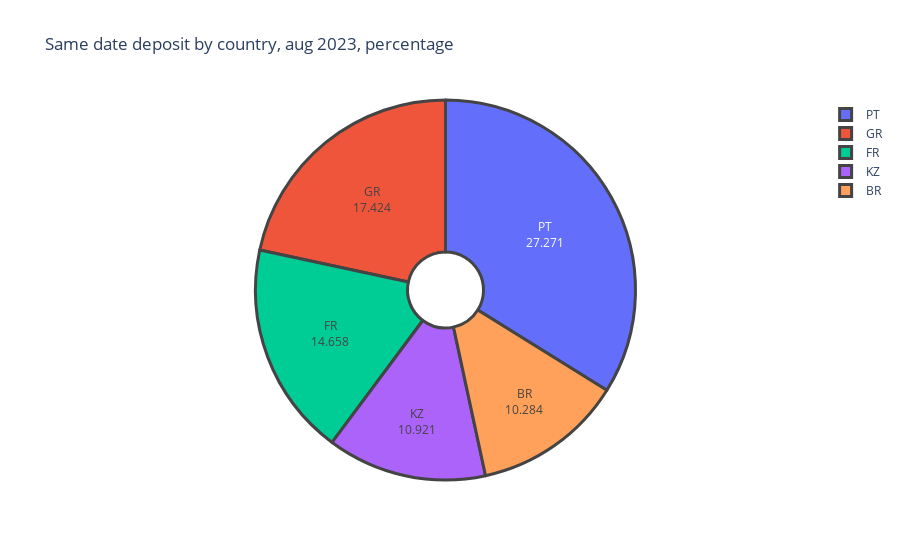

Notebook code cell kept with this figure:
### Code cell
fig = px.pie(
    df,
    values = "same_date_deposit, %",
    names = "country",
    title = "Same date deposit by country, aug 2023, percentage",
    hole = 0.2
)
fig.update_traces(
    textinfo = "label+value",
    marker = dict(
        line = dict(
            width = 3
        )
    )
)
fig.show()

### Figure 1 — Plotly figure (JSON) as saved in the notebook; plotly's stock layout.template omitted (floating-point values rounded to 4 significant figures)
{"data": [{"domain": {"x": [0, 1], "y": [0, 1]}, "hole": 0.2, "hovertemplate": "country=%{label}<br>same_date_deposit, %=%{value}<extra></extra>", "labels": ["PT", "GR", "FR", "KZ", "BR"], "legendgroup": "", "marker": {"line": {"width": 3}}, "name": "", "showlegend": true, "textinfo": "label+value", "type": "pie", "values": [27.27, 17.42, 14.66, 10.92, 10.28]}], "layout": {"legend": {"tracegroupgap": 0}, "title": {"text": "Same date deposit by country, aug 2023, percentage"}}}
